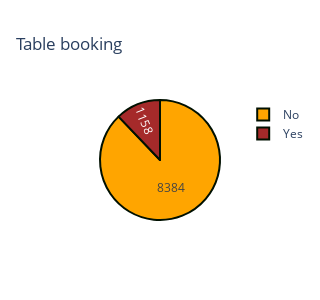

The notebook cell this image was saved under:
### Code cell
# Whether restaurant offer table booking or not

import plotly.graph_objects as go
import plotly.offline as py
x = df1['Has Table booking'].value_counts()
# colors = ['#800080', '#0000A0']
colors = ['orange', 'brown']

trace = go.Pie(labels=x.index, values=x, textinfo="value",
              marker=dict(colors=colors,
                         line=dict(color='#001000', width=2)))
layout = go.Layout(title="Table booking", width=300, height=300)
fig = go.Figure(data=[trace], layout=layout)
py.iplot(fig, filename='pie_chart_subplots')

### Figure 1 — Plotly figure (JSON) as saved in the notebook; plotly's stock layout.template omitted (floating-point values rounded to 4 significant figures)
{"data": [{"labels": ["No", "Yes"], "marker": {"colors": ["orange", "brown"], "line": {"color": "#001000", "width": 2}}, "textinfo": "value", "type": "pie", "values": [8384, 1158]}], "layout": {"height": 300, "title": {"text": "Table booking"}, "width": 300}}
